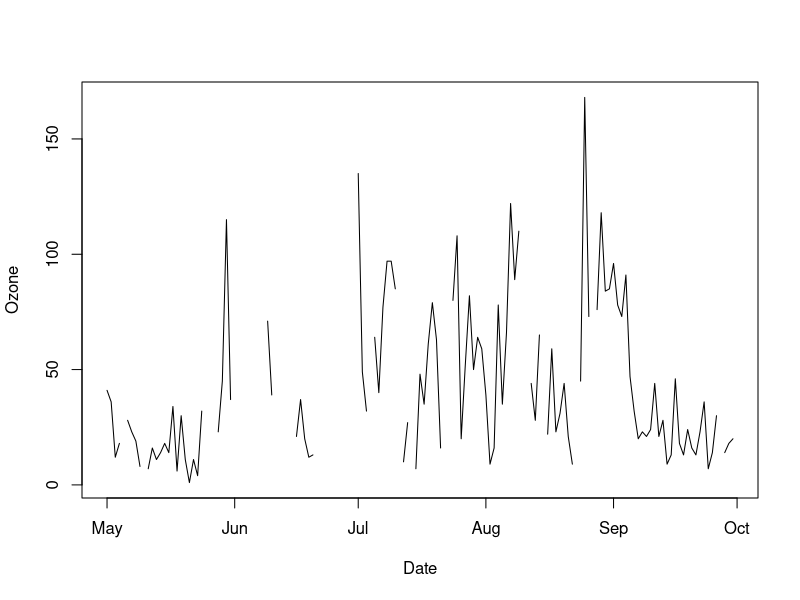

The R script that drew this image: (Note: this script raises an error after producing the figure.)
# Answer script for self-guided practical 2 

## PLEASE DON"T READ THIS UNTIL YOU HAVE COMPLETED THE PRACTICAL QUESTIONS

# The tasks of this practical are to:
# Analyse the airquality data as a time series model
# Create some time series plots
# Run some ARIMA, nnetar, tslm, and ets models on the data
# Produce some forecasts
# Compare the accuracy of the different methods

# 1. Create a new data frame called `airquality2` from the airquality data set already loaded into R. Use the `as.Date` function to convert Month and Day into a proper time variable called `Date`.
airquality2 = airquality
airquality2$Date = as.Date(paste(airquality$Day, 
                                airquality$Month,
                                1973,
                                sep="/")," %d/%m/%Y")

# 2. Create some time series plots of Date vs Ozone and interpret them. Do you think it looks stationary? 
with(airquality2, plot(Date, Ozone, type = 'l')) # Hard to tell - too many missing values!

# 3. Yesterday we found that airquality was a bit better behaved when we log-transformed it. Forecast has a smarter method for doing transformations using the Box-Cox transformation. Use the function `BoxCox.lambda` to estimate the lambda transformation parameter for the Ozone variable. Re-plot the data with the BoxCox transformed series and see if it looks more stationary.
lambda = BoxCox.lambda(airquality2$Ozone)

# Check the difference
with(airquality2, plot(Date, BoxCox(Ozone, lambda = lambda), type = 'l')) # Looks a bit more stationary

# 4. Hopefully you noticed that there are lots of missing values. If you try an ACF plot here using the standard `acf` function it will fail, but if you use the `forecast` functions `Acf` and `Pacf` it will work. Create and interpret the ACF and PACF plots. (You could also try running them on the transformed data using the function `BoxCox`)
Acf(airquality2$Ozone)
Pacf(airquality2$Ozone) # Sudden drop off at lag ~ 3

Acf(BoxCox(airquality2$Ozone, lambda = lambda))
Pacf(BoxCox(airquality2$Ozone, lambda = lambda)) # Drop off at lag 1

# 5. It looks like some kind of AR model might work for these data. Use `Arima` to fit an AR(1) model and interpret the output. Don't forget to include the lambda argument
mod_1 = Arima(airquality2$Ozone, order = c(1, 0, 0), lambda = lambda)
summary(mod_1) # AIC = 378.45 

# 6. Try an `auto.arima` model and interpret your output
mod_2 = auto.arima(airquality2$Ozone, lambda = lambda) # Chooses 2,1, 0
summary(mod_2) # AIC = 382.31 - slightly worse!

# 7. Use the `forecast` function to plot 10 steps into the future using the model you just created
plot(forecast(mod_2, h = 10))

# 8. Check the residuals of your `auto.arima` model using `hist` and QQ-plots (hint: see answers from yesterday for a reminder)
hist(mod_2$residuals, breaks = 30)
qqnorm(mod_2$residuals)
qqline(mod_2$residuals)

# 9. Unfortunately with missing values, many of the other time series methods won't work. However, we can impute (i.e. replace) the missing values using the `na.interp` function. Create a new variable `Ozone2` in your `airquality2` data frame which has no missing values. Plot this new series

airquality2$Ozone2 = na.interp(airquality2$Ozone)
with(airquality2, plot(Date, Ozone2, type = 'l')) # A bit odd in places
 
# 10. Let's now use this complete data set to try others types of model. Run the `ets``, `nnetar``, and `tslm`` functions used in the earlier lectures and tutorials today to create some different models. See if you can find ones that beat the ARIMA versions. Try and interpret the model output

mod_3 = ets(airquality2$Ozone2, lambda = lambda)
summary(mod_3)
plot(forecast(mod_3))

mod_4 = nnetar(airquality2$Ozone2, lambda = lambda)
mod_4
plot(forecast(mod_4))

mod_5 = tslm(ts(airquality2$Ozone2) ~ trend, lambda = lambda, data = )
summary(mod_5)
plot(forecast(mod_5))

# Note mod_4 has no AIC as it's not really a statistical model
AIC(mod_1, mod_2, mod_3, mod_5) # Can't beat the ARIMA!

# Next steps --------------------------------------------------------------

# Try picking another data set from the pile (not a seasonal one yet as we don't cover it till tomorrow!) and see if you can follow our standard steps:
#1. Plot the data and the ACF/PACF
#2. Decide if the data look stationary or not. If not, perform a
#suitable transformation and return to 1. If the data has a
#strong trend or there is a high degree of autocorrelation
#try 1 or 2 differences
#3. Guess at a suitable p and q for an ARMA(p, q) model
#4. Fit the model
#5. Try a few models around it by increasing/decreasing p and q
#and checking the AIC (or others)
#6. Check the residuals
#7. Forecast into the future

# In step 3 you can also try some of the other standard models in `forecast`, such as `naive`, `ets`, `nnetar`, and `tslm`. 

# If you're feeling really brave see if you can get your own data set into a format suitable for ARIMA modelling. Even if it involves throwing away or approximating some data it will be a useful start 
